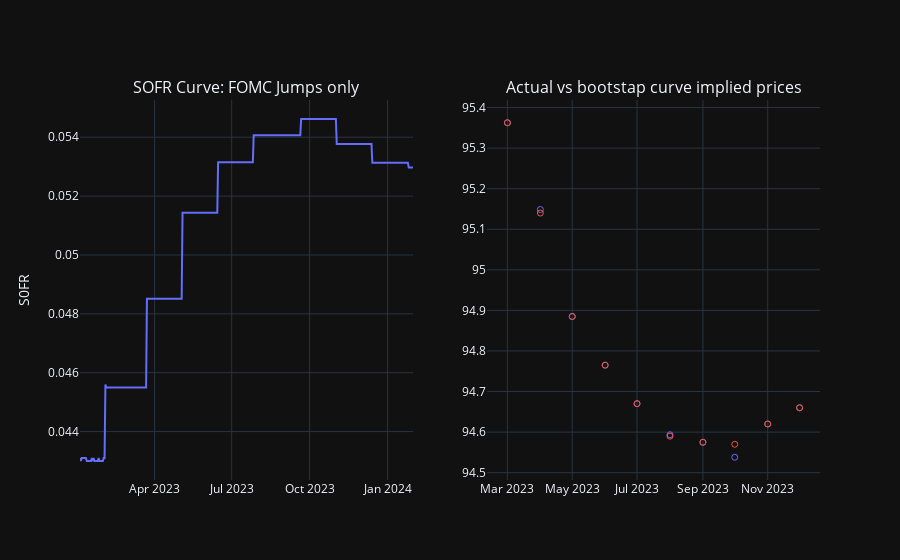

The notebook cell saved with this chart:
### Markdown cell above
#### Curve + a problem

The below chart shows our bootstrapped SOFR curve. 

However, there is a problem... because we are only allowing SOFR to jump on FOMC meets, for months in which there is no SOFR meeting the price information given by that future is essentially disregarded, as there is no date on which the rate can adjust to meet what the future is implying. Therefore, if we were to use this curve to price those futures, there would be a small pricing error.

### Code cell
fig = make_subplots(
    rows=1,
    cols=2,
    subplot_titles=[
        "SOFR Curve: FOMC Jumps only",
        "Actual vs bootstap curve implied prices",
    ],
)
fig_c = px.line(sofr_curve.curve)

# Use our curve to price our futures
actual_prices = np.array([f.price for f in futures_list[:-2]])
futures_list_implied = copy.deepcopy(futures_list)
implied_prices = np.array(
    [f.price_from_curve(sofr_curve) for f in futures_list_implied[:-2]]
)
pricing_errors = actual_prices - implied_prices
dates = [f.contract_start for f in futures_list[:-2]]
fig_e = px.scatter(
    x=dates,
    y=[implied_prices, actual_prices],
    template="plotly_dark",
    symbol_sequence=["circle-open"],
)

fig.add_trace(
    fig_c.data[0], row=1, col=1,
)
fig.add_trace(
    fig_e.data[0], row=1, col=2,
)

fig.add_trace(
    fig_e.data[1], row=1, col=2,
)

fig.update_layout(
    showlegend=False, xaxis_title=None, yaxis_title="S0FR", template="plotly_dark"
)

fig.show()

### Figure 1 — Plotly figure (JSON) as saved in the notebook; plotly's stock layout.template omitted (floating-point values rounded to 4 significant figures; data arrays with more than 128 entries replaced by an {"elided": "..."} marker saying what was removed)
{"data": [{"hovertemplate": "variable=rate<br>date=%{x}<br>value=%{y}<extra></extra>", "legendgroup": "rate", "line": {"color": "#636efa", "dash": "solid"}, "marker": {"symbol": "circle"}, "mode": "lines", "name": "rate", "orientation": "v", "showlegend": true, "type": "scatter", "x": {"elided": "394 str values"}, "xaxis": "x", "y": {"elided": "394 float values"}, "yaxis": "y"}, {"hovertemplate": "variable=wide_variable_0<br>x=%{x}<br>value=%{y}<extra></extra>", "legendgroup": "wide_variable_0", "marker": {"color": "#636efa", "symbol": "circle-open"}, "mode": "markers", "name": "wide_variable_0", "orientation": "v", "showlegend": true, "type": "scatter", "x": ["2023-03-01T00:00:00", "2023-04-01T00:00:00", "2023-05-01T00:00:00", "2023-06-01T00:00:00", "2023-07-01T00:00:00", "2023-08-01T00:00:00", "2023-09-01T00:00:00", "2023-10-01T00:00:00", "2023-11-01T00:00:00", "2023-12-01T00:00:00"], "xaxis": "x2", "y": [95.36, 95.15, 94.89, 94.77, 94.67, 94.59, 94.58, 94.54, 94.62, 94.66], "yaxis": "y2"}, {"hovertemplate": "variable=wide_variable_1<br>x=%{x}<br>value=%{y}<extra></extra>", "legendgroup": "wide_variable_1", "marker": {"color": "#EF553B", "symbol": "circle-open"}, "mode": "markers", "name": "wide_variable_1", "orientation": "v", "showlegend": true, "type": "scatter", "x": ["2023-03-01T00:00:00", "2023-04-01T00:00:00", "2023-05-01T00:00:00", "2023-06-01T00:00:00", "2023-07-01T00:00:00", "2023-08-01T00:00:00", "2023-09-01T00:00:00", "2023-10-01T00:00:00", "2023-11-01T00:00:00", "2023-12-01T00:00:00"], "xaxis": "x2", "y": [95.36, 95.14, 94.89, 94.77, 94.67, 94.59, 94.58, 94.57, 94.62, 94.66], "yaxis": "y2"}], "layout": {"annotations": [{"font": {"size": 16}, "showarrow": false, "text": "SOFR Curve: FOMC Jumps only", "x": 0.225, "xanchor": "center", "xref": "paper", "y": 1, "yanchor": "bottom", "yref": "paper"}, {"font": {"size": 16}, "showarrow": false, "text": "Actual vs bootstap curve implied prices", "x": 0.775, "xanchor": "center", "xref": "paper", "y": 1, "yanchor": "bottom", "yref": "paper"}], "showlegend": false, "xaxis": {"anchor": "y", "domain": [0, 0.45], "title": {}}, "xaxis2": {"anchor": "y2", "domain": [0.55, 1]}, "yaxis": {"anchor": "x", "domain": [0, 1], "title": {"text": "S0FR"}}, "yaxis2": {"anchor": "x2", "domain": [0, 1]}}}
